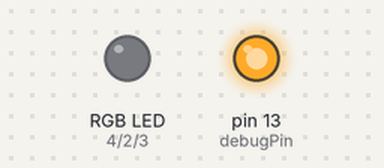
A sketch run on a simulated Arduino Uno, built with avr-gcc and run on an emulated ATmega328P. Shown: an RGB LED mixed from three pins (HIGH = lit), output pins drawn as LEDs (lit = HIGH).

Above: at 0.12 s.
At 0.8 s:
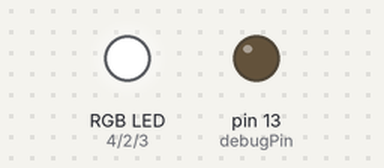
At 39.12 s:
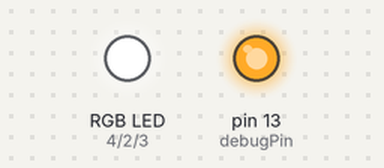
Timing chart, 0 to 40.0 s (numbered marks = the images above):
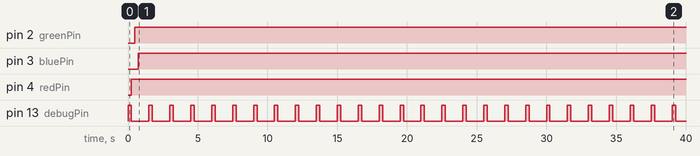

Measured:
- by itself, pin 2 (greenPin): LOW → HIGH at 0.50 s
- by itself, pin 3 (bluePin): LOW → HIGH at 0.75 s
- by itself, pin 4 (redPin): LOW → HIGH at 0.25 s
- by itself, pin 13 (debugPin): alternates HIGH for 0.25 s and LOW for 1.3 s

The sketch:

candle0.ino
```cpp
/*========================================================*/
/*
  LED Candle Demo v0.2b (Non-Candle Starter Version)
  by Scott Hudson, HCI Institute, CMU 1/10

  This program provides a demo of basic techniques (push button input and
  driving some LEDs) in the form of a simulated candle created with an RGB
  LED.  For this Starter version we just light the LEDs in a fixed pattern
  for testing.

  Hardware
  This code assumes three LEDs or a combined RBG LED. Each of the LEDs should
  be attached to a separate digital I/O pin (as indicated in the constants
  below).  The LEDs are assumed to be connected as common cathode attached to
  ground and should should each have a current limiting resistor (probably in
  the 200-500 ohm range for 5v hardware).

  Operation
  This simplified version of the program just lights the LEDs in a recognizable pattern
  for initial testing.

  Revisions
  1/10  Initial version v0.1a
  1/10  Split into 3 progressively more complete versions v0.2a
  1/17  Change pin constats for new part pinout v0.2b
*/
/*========================================================*/

/*------- Hardware configuration -------*/
const int  redPin = 4;           // pin red LED is attached to
const int  greenPin = 2;         // pin for green LED
const int  bluePin = 3;          // pin for blue LED
const byte debugPin = 13;        // pin that we put debug output on (set to 255 to disable)
                                 // (most Arduino's have a built in LED on pin 13...)

/*-------------------------------------------*/
/* Initializization code (run once via call from Arduino framework) */
void setup() {
  // establish direction of pins we are using to drive LEDs
  pinMode(redPin, OUTPUT);
  pinMode(greenPin, OUTPUT);
  pinMode(bluePin, OUTPUT);
  pinMode(debugPin, OUTPUT);
}

/* Main routine (called repeated by from the Arduino framework) */
void loop() {
    // For this version we just flash the LEDs one after the other...

    // Turn LED on by setting corresponding pin voltage high
    digitalWrite(debugPin,HIGH);
    // Delay here (leaving the LED on) for 250msec (1/4 sec)
    delay(250);
    // Turn it off
    digitalWrite(debugPin,LOW);

    // Do that again for the red, green and blue ones in sequence
    digitalWrite(redPin,HIGH); delay(250);
    digitalWrite(greenPin,HIGH); delay(250);
    digitalWrite(bluePin,HIGH); delay(250);

    // All LEDs are now off, stay dark for 1/2 sec
    delay(500);
}  // end loop()
```
